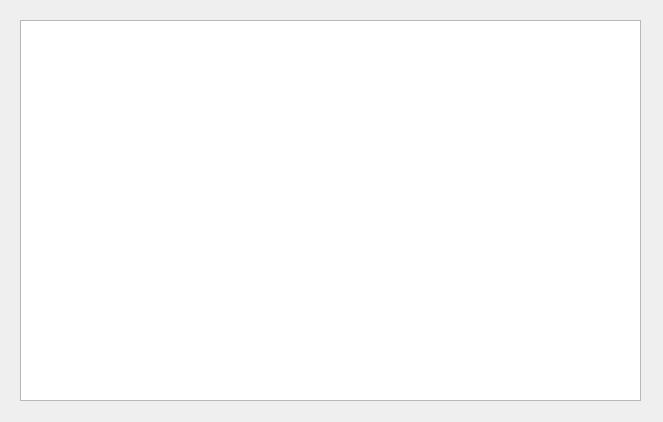
<?xml version="1.0" encoding="UTF-8"?>
<ui version="4.0">
 <class>ShowTeacher</class>
 <widget class="QDialog" name="ShowTeacher">
  <property name="geometry">
   <rect>
    <x>0</x>
    <y>0</y>
    <width>663</width>
    <height>422</height>
   </rect>
  </property>
  <property name="windowTitle">
   <string>Dialog</string>
  </property>
  <property name="styleSheet">
   <string notr="true"/>
  </property>
  <widget class="QTableView" name="teacherTableView">
   <property name="geometry">
    <rect>
     <x>20</x>
     <y>20</y>
     <width>621</width>
     <height>381</height>
    </rect>
   </property>
  </widget>
 </widget>
 <resources/>
 <connections/>
</ui>
